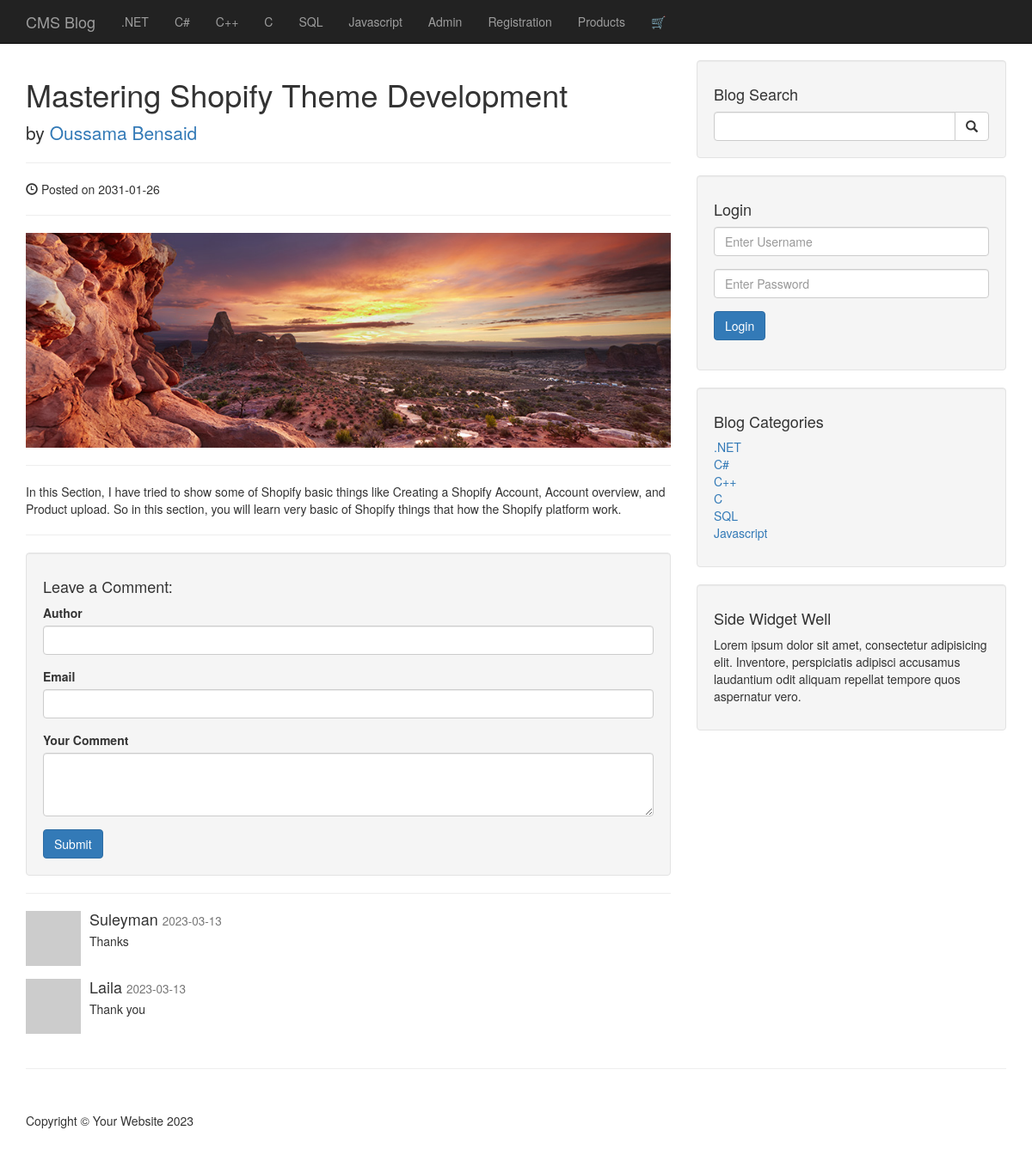
Screenshot of /post.php?p_id=4 with the database file from the repository.
### tables this page shows
CREATE TABLE `categories` (
  `cat_id` int(3) NOT NULL,
  `cat_title` varchar(255) NOT NULL
);

CREATE TABLE `posts` (
  `post_id` int(3) NOT NULL,
  `post_category_id` int(11) NOT NULL,
  `post_title` varchar(255) NOT NULL,
  `post_author` varchar(255) NOT NULL,
  `post_date` date NOT NULL,
  `post_image` text NOT NULL,
  `post_content` text NOT NULL,
  `post_tags` varchar(255) NOT NULL,
  `post_comment_count` int(11) NOT NULL,
  `post_status` varchar(255) NOT NULL DEFAULT 'draft'
);

CREATE TABLE `comments` (
  `comment_id` int(3) NOT NULL,
  `comment_post_id` int(3) NOT NULL,
  `comment_author` varchar(255) NOT NULL,
  `comment_email` varchar(255) NOT NULL,
  `comment_content` text NOT NULL,
  `comment_status` varchar(255) NOT NULL,
  `comment_date` date NOT NULL
);

### post.php (the view, shortened to what this page needs)
<?php
include "includes/header.php";
include "includes/navigation.php";
?>
<div class="container">
    <?php
    if (isset($_GET['p_id'])) {
        $the_post_id = $_GET['p_id'];
        $query = "SELECT * FROM posts WHERE post_id = $the_post_id ";
        $select_all_posts_query = mysqli_query($connection, $query);
        while ($Row = mysqli_fetch_assoc($select_all_posts_query)) {
            $post_title = $Row['post_title'];
            $post_author = $Row['post_author'];
            $post_date = $Row['post_date'];
            $post_image = $Row['post_image'];
            $post_content = $Row['post_content'];
            ?>
            <div class="row">
                <div class="col-lg-8">
                    <h1><?php echo $post_title; ?></h1>
                    <p class="lead">
                        by <a href="#"><?php echo $post_author; ?></a>
                    </p>
                    <hr>
                    <p><span class="glyphicon glyphicon-time"></span> Posted on <?php echo $post_date; ?></p>
                    <hr>
                    <img class="img-responsive" src="<?php echo "images/" . $post_image; ?>" alt="<?php echo $post_title; ?>">
                    <hr>
                    <p><?php echo $post_content; ?></p>
                    <hr>
                    <div class="well">
                        <h4>Leave a Comment:</h4>
                        <form role="form" action="" method="POST">
                            <div class="form-group">
                                <label for="comment_author">Author</label>
                                <input class="form-control" type="text" name="comment_author">
                            </div>
                            <div class="form-group">
                                <label for="comment_email">Email</label>
                                <input class="form-control" type="email" name="comment_email">
                            </div>
                            <div class="form-group">
                                <label for="comment_content">Your Comment</label>
                                <textarea class="form-control" rows="3" name="comment_content"></textarea>
                            </div>
                            <button type=" submit" name="create_comment" class="btn btn-primary">Submit</button>
                        </form>
                    </div>
                    <hr>
                    <?php
                            $query = "SELECT * FROM comments WHERE comment_post_id=$the_post_id AND comment_status='Approved' ORDER BY comment_id DESC";
                            $fetch_posts_data = mysqli_query($connection, $query);
                            while ($Row = mysqli_fetch_assoc($fetch_posts_data)) {
                                ?>
                        <div class="media">
                            <a class="pull-left" href="#">
                                <img class="media-object" src="http://placehold.it/64x64" alt="">
                            </a>
                            <div class="media-body">
                                <h4 class="media-heading"><?php echo $Row['comment_author'] ?>
                                    <small><?php echo $Row['comment_date'] ?></small>
                                </h4>
                                <?php echo $Row['comment_content'] ?>
                            </div>
                        </div>
                    <?php }
                            ?>
                    <br>
                </div>
                <?php
                        include "includes/sidebar.php"
                        ?>
            </div>
    <?php
        }
    }
    ?>
    <hr>
    <?php
    include "includes/footer.php"
    ?>

### includes/navigation.php (shortened to what this page needs)
<nav class="navbar navbar-inverse navbar-fixed-top" role="navigation">
    <div class="container">
        <div class="navbar-header">
            <a class="navbar-brand" href="index.php">CMS Blog</a>
        </div>
        <div class="collapse navbar-collapse" id="bs-example-navbar-collapse-1">
            <ul class="nav navbar-nav">
                <?php
                $query = "SELECT * FROM categories";
                $fetch_data = mysqli_query($connection, $query);
                while ($Row = mysqli_fetch_assoc($fetch_data)) {
                    $cat_title = $Row['cat_title'];
                    $cat_id = $Row['cat_id'];
                    echo "<li><a href='category.php?category=$cat_id'>$cat_title</a></li>";
                }
                ?>
                <li><a href='admin'>Admin</a></li>
                <li><a href='registration.php'>Registration</a></li>
                <li><a href='products.php'>Products</a></li>
                <li><a href='cart.php' title="Shopping Cart">🛒<i class="fa fa-shopping-cart"></i></a></li>
            </ul>
        </div>
    </div>
</nav>

### includes/sidebar.php
<div class="col-md-4">
    <div class="well">
        <h4>Blog Search</h4>
        <form action="search.php" method="POST">
            <div class="input-group">
                <input type="text" name="search" class="form-control">
                <span class="input-group-btn">
                    <button class="btn btn-default" type="submit" name="submit">
                        <span class="glyphicon glyphicon-search"></span>
                    </button>
                </span>
            </div>
        </form>
    </div>
    <div class="well">
        <h4>Login</h4>
        <form action="includes/login.php" method="POST">
            <div class="form-group">
                <input type="text" name="username" class="form-control" placeholder="Enter Username">
            </div>
            <div class="form-group">
                <input type="password" name="password" class="form-control" placeholder="Enter Password">
            </div>
            <div class="form-group">
                <button class="btn btn-primary" type="submit" name="login">
                    Login
                </button>
            </div>
        </form>
    </div>
    <div class="well">
        <h4>Blog Categories</h4>
        <div class="row">
            <div class="col-lg-12">
                <ul class="list-unstyled">
                    <?php
                    $query = "SELECT * FROM categories LIMIT 7";
                    $fetch_data = mysqli_query($connection, $query);
                    while ($Row = mysqli_fetch_assoc($fetch_data)) {
                        $cat_title = $Row['cat_title'];
                        $cat_id = $Row['cat_id'];
                        echo "<li><a href='category.php?category=$cat_id'>$cat_title</a></li>";
                    }
                    ?>
                </ul>
            </div>
        </div>
    </div>
    <?php
    include "widget.php";
    ?>
</div>

### includes/widget.php (shortened to what this page needs)
<div class="well">
    <h4>Side Widget Well</h4>
    <p>Lorem ipsum dolor sit amet, consectetur adipisicing elit. Inventore, perspiciatis adipisci accusamus laudantium odit aliquam repellat tempore quos aspernatur vero.</p>
</div>

### css/blog-home.css (style rules this page uses)
body { padding-top: 70px; }

### rows the page displays
categories: cat_title ".NET"
categories: cat_title "C#"
categories: cat_title "C++"
categories: cat_title "C"
categories: cat_title "SQL"
categories: cat_title "Javascript"
posts: post_title "Mastering Shopify Theme Development", post_author "Oussama Bensaid", post_date "2031-01-26", post_image (picture), post_content "In this Section, I have tried to show some of Shopify basic things like Creating a Shopify Account, Account overview, and Product upload. So in this section, you will learn very basic of Shopify things that how the Shopify platform work."
comments: comment_author "Suleyman", comment_date "2023-03-13", comment_content "Thanks"
comments: comment_author "Laila", comment_date "2023-03-13", comment_content "Thank you"
